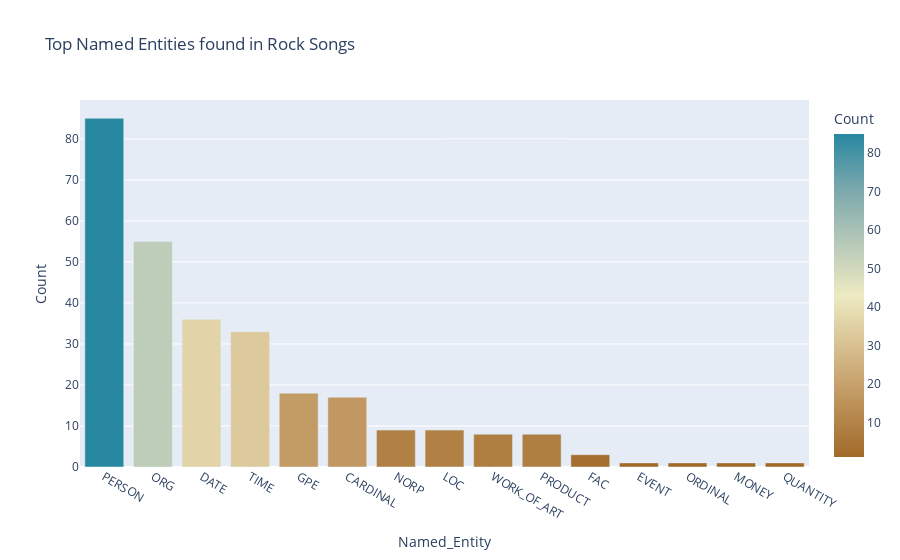

Source (notebook cell):
### Code cell
fig = px.bar(
    entities_count,
    x="Named_Entity",
    y="Count",
    color = "Count",
    color_continuous_scale='earth',
    title = "Top Named Entities found in Rock Songs"
     )
fig.show()

### Figure 1 — Plotly figure (JSON) as saved in the notebook; plotly's stock layout.template omitted (floating-point values rounded to 4 significant figures)
{"data": [{"alignmentgroup": "True", "hovertemplate": "Named_Entity=%{x}<br>Count=%{marker.color}<extra></extra>", "legendgroup": "", "marker": {"color": [85, 55, 36, 33, 18, 17, 9, 9, 8, 8, 3, 1, 1, 1, 1], "coloraxis": "coloraxis", "pattern": {"shape": ""}}, "name": "", "offsetgroup": "", "orientation": "v", "showlegend": false, "textposition": "auto", "type": "bar", "x": ["PERSON", "ORG", "DATE", "TIME", "GPE", "CARDINAL", "NORP", "LOC", "WORK_OF_ART", "PRODUCT", "FAC", "EVENT", "ORDINAL", "MONEY", "QUANTITY"], "xaxis": "x", "y": [85, 55, 36, 33, 18, 17, 9, 9, 8, 8, 3, 1, 1, 1, 1], "yaxis": "y"}], "layout": {"barmode": "relative", "coloraxis": {"colorbar": {"title": {"text": "Count"}}, "colorscale": [[0, "rgb(161, 105, 40)"], [0.1667, "rgb(189, 146, 90)"], [0.3333, "rgb(214, 189, 141)"], [0.5, "rgb(237, 234, 194)"], [0.6667, "rgb(181, 200, 184)"], [0.8333, "rgb(121, 167, 172)"], [1, "rgb(40, 135, 161)"]]}, "legend": {"tracegroupgap": 0}, "title": {"text": "Top Named Entities found in Rock Songs"}, "xaxis": {"anchor": "y", "domain": [0, 1], "title": {"text": "Named_Entity"}}, "yaxis": {"anchor": "x", "domain": [0, 1], "title": {"text": "Count"}}}}
